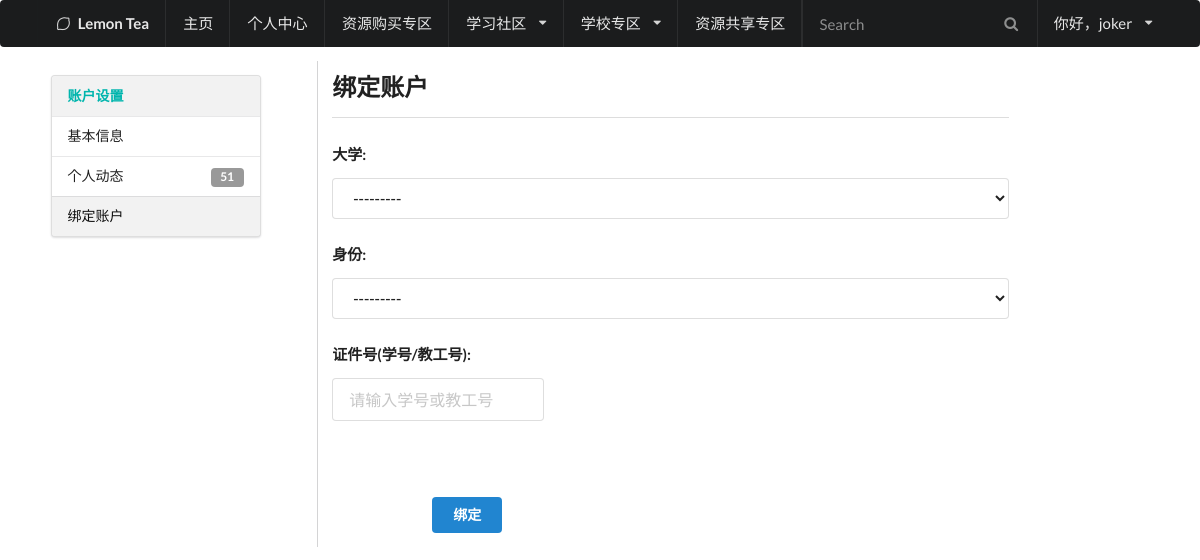
Before: /identity/bind_college (signed in) with the older database file.
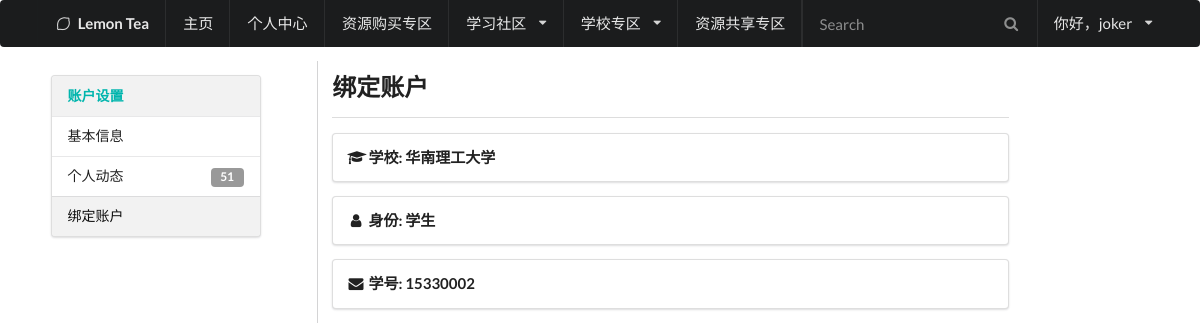
After: the same page with the newer database file.
### LemonApp/models.py (models this page shows, shortened)
class Account(AbstractUser):
    face = models.ImageField("头像", upload_to="UserPhoto/", null=True, default="UserPhoto/default.png")
    permission = models.IntegerField("权限类型", default=0) #数值越大权限越高
    college_id = models.IntegerField("所属大学", default=-1)
    card_number = models.CharField("学号或教工号", max_length=50, default="-1")
    class Meta:
        db_table = "Account"

class College(models.Model):
    name = models.CharField("大学名字", max_length=100)
    english_name = models.CharField("英文名字", max_length=100)
    image = models.ImageField("大学图片", upload_to="CollegePhoto/", null=True, default="CollegePhoto/default.png")
    description = models.TextField("大学介绍")
    class Meta:
        db_table = "College"
    def __str__(self):
        return self.name

### LemonApp/views.py (the view)
# urls.py: url(r'^identity/bind_college$', views.bind_college, name="bind_college"),
def bind_college(request):
	path = request.path
	college_list = College.objects.all()
	error_type = tips(request)
	if error_type > 0:
		return render(request,'tips.html', locals())
	if request.method == 'POST':
		form = BindForm(data=request.POST,auto_id="%s")
		if form.is_valid():
			UserModel = get_user_model()
			college = form.cleaned_data['college']
			status = form.cleaned_data['status']
			card_number = form.cleaned_data['card_number']
			user = UserModel._default_manager.get(id=request.user.id)
			user.college_id = college.id
			user.permission = int(status) + 1
			user.card_number = card_number
			user.save()
			if status == '1':
				information = StudentInformation.objects.filter(college_id=college.id, StudentID=card_number).update(is_bind=True)
			else:
				information = TeacherInformation.objects.filter(college_id=college.id, TeacherID=card_number).update(is_bind=True)
			old_path = path[0:path.find('bind_college')]
			return redirect(old_path)
	else:
		form = BindForm(auto_id="%s")
		if request.user.college_id != -1:
			college = College.objects.filter(id=request.user.college_id)[0]
			college_name = college.name
		else:
			college_name = "未绑定"
	return render(request, "personal-binding.html", locals())

### LemonApp/forms.py (shortened to what this page needs)
class BindForm (forms.Form):
	college = forms.ModelChoiceField(
		required=True, queryset=College.objects.all())
	status = forms.ChoiceField(
		required=True, choices=STATUS_CHOICES)
	card_number = forms.CharField(
		required=True, max_length=50, widget=forms.TextInput(attrs={'placeholder':'请输入学号或教工号'}))

### LemonApp/views.py (called while the page is built, shortened)
def tips(request): #验证权限
	path = request.path
	URL_list = path.split('/')
	if not request.user.id:
		return 1 #1-未登录
	if "/identity/" in path:
		return 0 #0-通过验证

### LemonApp/templates/personal-binding.html (shortened to what this page needs)
{%include "head.html"%}
<body>
    {% include "HeaderMenu.html"%}
    <div class="ui main container">
        <div class="ui internally celled grid">
            <div class="four wide column">
                <div class="ui vertical menu">
                    <a class="active teal header item">账户设置 </a>
                    <a class="item" href="modify_info">基本信息 </a>
                    <a class="item">个人动态 <div class="ui label">51</div></a>
                    <a class="active item">绑定账户</a>
                </div>
            </div>
            <div class="ten wide column">
                <h2 class="ui header">绑定账户</h2>
                <div class="ui divider"></div>
                {% if request.user.card_number == "-1" %}
                    <form action="{{ path }}" method="post" class="ui large form">
                    <p>
                        <h4 class="ui header">大学:</h4>
                        {{ form.college }}
                        <h4 class="ui header">身份:</h4>
                        {{ form.status }}
                        <h4 class="ui header">证件号(学号/教工号):</h4>
                        <div class="ui input">
                            {{ form.card_number }}
                        </div>
                    </p>
                        <button class="ui primary submit button" style="margin-top:60px;margin-left:100px">绑定</button>
                    </form>
                {% else %}
                    <div class="ui segment">
                        <div class="content">
                            <h4 class="header"><i class="student icon"></i>学校:   {{ college_name }}</h4>
                        </div>
                    </div>
                    {% if request.user.permission == 2 %}
                        <div class="ui segment">
                            <div class="content">
                                <h4 class="header"><i class="user icon"></i>身份:   学生</h4>
                            </div>
                        </div>
                        <div class="ui segment">
                            <div class="content">
                                <h4 class="header"> <i class="mail icon"></i>学号:   {{ request.user.card_number }}</h4>
                            </div>
                        </div>
                    {% endif %}
                {% endif %}
            </div>
        </div>
    </div>
</body>
</html>

### LemonApp/templates/HeaderMenu.html (shortened to what this page needs)
    <div class="ui inverted large head main menu ">
        <div class="ui  container">
            <div class="header item"><i class= "lemon icon"></i>Lemon Tea</div>
            <a href="/" class="item">主页</a>
            <a class="item" href="/identity/">个人中心</a>
            <a class="item" href="/shop/">资源购买专区</a>
            <div class="ui dropdown item" tabindex="0">
                学习社区<i class="dropdown icon"></i>
            </div>
            <div class="ui dropdown item" tabindex="0"><a href="/colleges/">
                学校专区</a><i class="dropdown icon"></i>
            </div>
            <a class="item" href="/share/">资源共享专区</a>
            <div class="right menu">
                <div class="item">
                    <div class="ui transparent inverted icon input">
                        <i class="search icon"></i>
                        <input type="text" placeholder="Search">
                    </div>
                </div>
                {% if request.user.id %}
                   <div class="ui dropdown item" tabindex="0">
                        你好，{{ request.user.username }}<i class="dropdown icon"></i>
                    </div>
                {% else %}
                    <a class="item" href="login">登录</a>
                    <a class="item" href="signup">注册</a>
                {% endif %}
            </div>
        </div>
    </div>

Changed rows visible on the page:
changed Account "joker": card_number "-1" → "15330002" (drawn); user.card_number (not shown) → "15330002"
now on this page (row unchanged): College: name "华南理工大学"
Other visible differences:
form field college: "---------" → (not shown)
form field status: "---------" → (not shown)
text no longer shown: "大学: 身份: 证件号(学号/教工号): 绑定"
text now shown: "学校: 身份: 学生 学号:"
